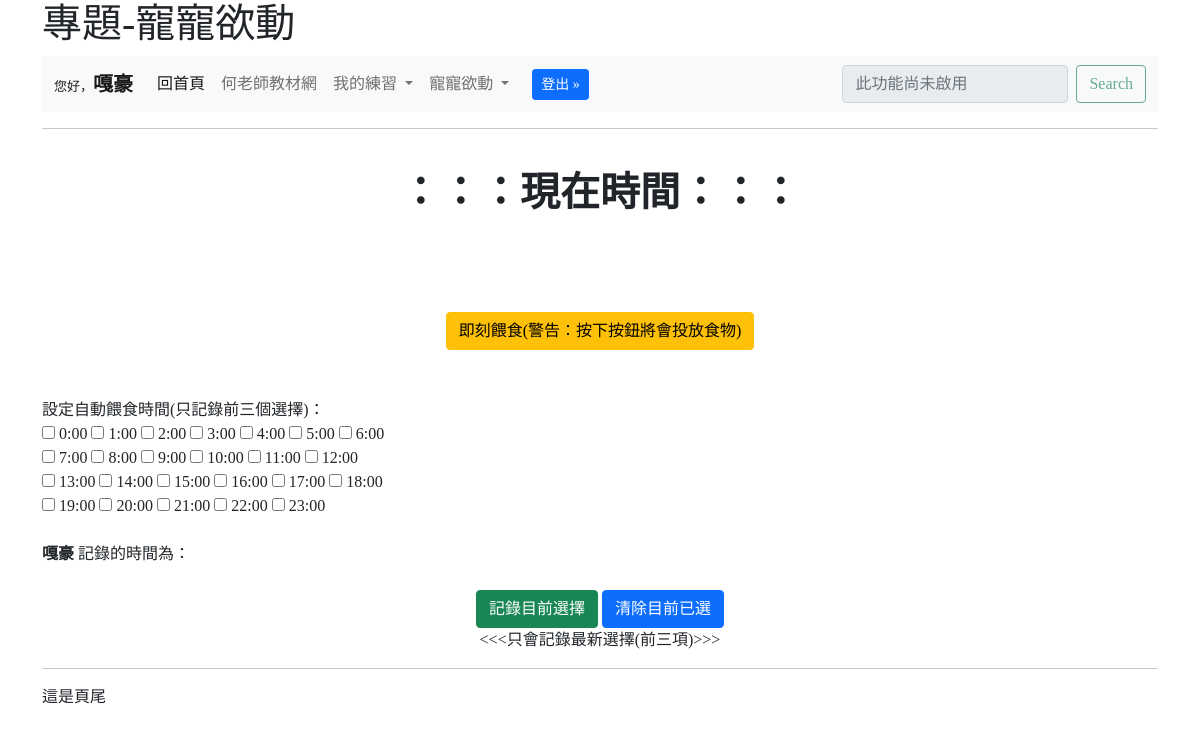
The app's page /set/ (signed in), older data.
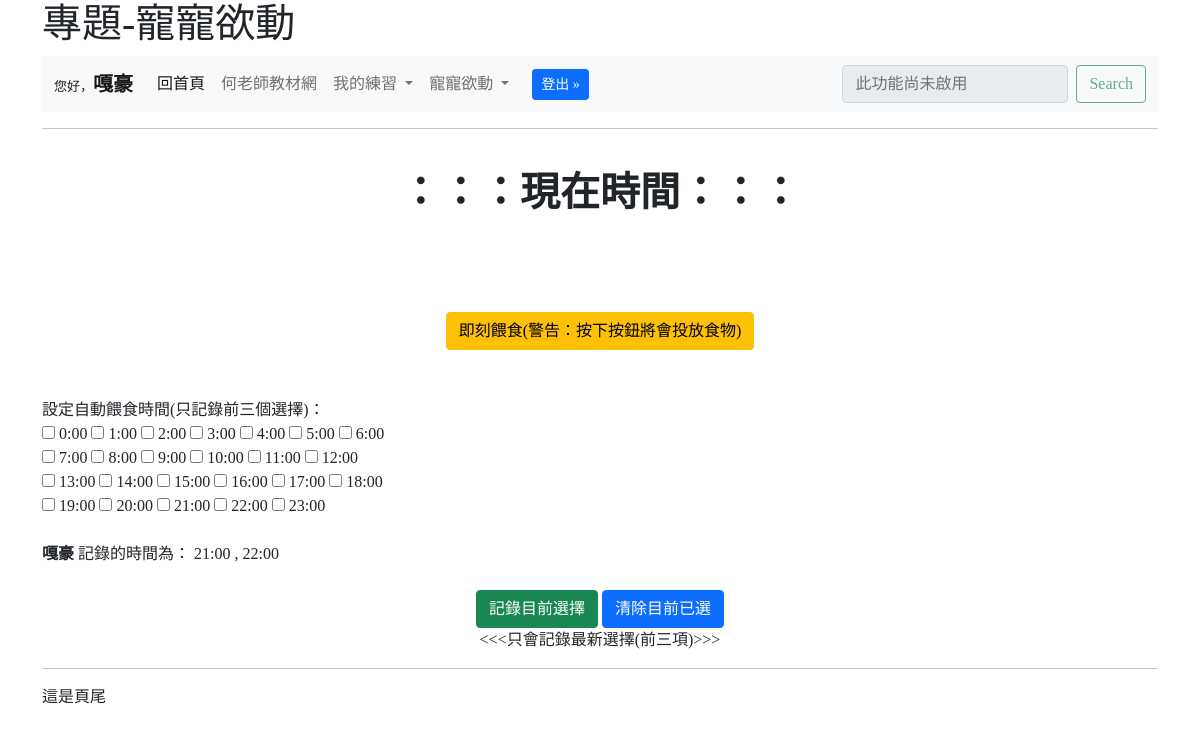
The same page, newer data.
### mysite/models.py (models this page shows, shortened)
class FeedTime(models.Model):
	username = models.CharField(max_length=50)
	feed_time1 = models.IntegerField(null=True)
	feed_time2 = models.IntegerField(null=True)
	feed_time3 = models.IntegerField(null=True)

### mysite/views.py (the view, shortened to what this page needs)
# urls.py: path('set/', views.set, name='Set'),
def set(request):
	username = request.user.username
	data = FeedTime()
	user = FeedTime.objects.filter(username=username)
	times = range(24)
	selected = user
	return render(request, "set.html", locals())

### templates/set.html (shortened to what this page needs)
{% extends "base.html" %}
{% block headmessage %} 專題-寵寵欲動 {% endblock %}
{% block main %}
    <hr>
    <br>
    <center>
        <h1><b>：：：現在時間：：：</b></h1>
        <iframe scrolling="no" frameborder="no" clocktype="html5" style="overflow:hidden;border:0;margin:0;padding:0;width:240px;height:80px;"src="https://www.clocklink.com/html5embed.php?clock=043&timezone=Taiwan_Taipei&color=black&size=240&Title=&Message=&Target=&From=2021,1,1,0,0,0&Color=black"></iframe>
        <br>
        <a href="#" class="btn btn-warning">即刻餵食(警告：按下按鈕將會投放食物)</a><br>
    </center>
    <br>
    <br>
    <form action="" method="POST">
        設定自動餵食時間(只記錄前三個選擇)：<br>
        {% for time in times %}
            <input type="checkbox" name="time" value={{ time }}> {{ time }}:00
            {% if time == 6 or time == 12 or time == 18 %}
                <br>
            {% endif %}
        {% endfor %}
        <br>
        <br>
        <b>{{ request.user.first_name }}</b> 記錄的時間為：
        {% for u in user %}
            {% if u.feed_time1 != None %}
                {{ u.feed_time1 }}:00
            {% else %}
                尚未選擇
            {% endif %}
                {% if u.feed_time2 != None %}
                    , {{ u.feed_time2 }}:00
                {% endif %}
        {% endfor %}
        <br>
        <br>
        <center>
            <input type="submit" class="btn btn-success" value="記錄目前選擇"> <input type="reset" class="btn btn-primary" value="清除目前已選">
            <br>
            <<<只會記錄最新選擇(前三項)>>>
        </center>
    </form>
{% endblock %}

### templates/base.html (shortened to what this page needs)
<!doctype html>
<html>
  <font face="微軟正黑體">
    <head>
      <link href="https://cdn.jsdelivr.net/npm/bootstrap@5.0.2/dist/css/bootstrap.min.css" rel="stylesheet">
    </head>
    <body>
    	<div class="container">
  	    <h1>{% block headmessage %}{% endblock %}</h1>
  			{% include "menu.html" %}
  			{% block main %}{% endblock %}
  			<hr>
  			{% include "footer.html" %}
  	</div>
    </body>
  </font>
</html>

### templates/menu.html (shortened to what this page needs)
<nav class="navbar navbar-expand-lg navbar-light bg-light">
  <div class="container-fluid">
    <a class="navbar-brand" href="#">
      {% if request.user.is_authenticated %}
        <font size="2">您好，</font><b>{{ request.user.first_name }}</b>
      {% else %}
        懶得登入的人
      {% endif %}
    </a>
    <div class="collapse navbar-collapse" id="navbarSupportedContent">
      <ul class="navbar-nav me-auto mb-2 mb-lg-0">
        <li class="nav-item">
          <a class="nav-link active" aria-current="page" href="/">回首頁</a>
        </li>
        <li class="nav-item">
          <a class="nav-link" href="https://104.es">何老師教材網</a>
        </li>
        <li class="nav-item dropdown">
          <a class="nav-link dropdown-toggle" href="#" id="navbarDropdown" role="button" data-bs-toggle="dropdown" aria-expanded="false">
            我的練習
          </a>
        </li>
        <li class="nav-item dropdown">
          <a class="nav-link dropdown-toggle" href="#" id="navbarDropdown" role="button" data-bs-toggle="dropdown" aria-expanded="false">
            寵寵欲動
          </a>
        </li>
        {% if request.user.is_authenticated %}
          <li class="nav-item">
              <a class="btn btn-lg btn-primary btn-sm" style="margin-top:5px;margin-left:15px" href="{% url 'Logout' %}" role="button">登出 &#187;</a>
          </li>
        {% endif %}
      </ul>
      <form class="d-flex">
        <input class="form-control me-2" type="search" placeholder="此功能尚未啟用" disabled="disabled" aria-label="Search">
        <button class="btn btn-outline-success" type="submit" disabled="disabled">Search</button>
      </form>
    </div>
  </div>
</nav>

### templates/footer.html
這是頁尾

Row changes from the older to the newer data that the page shows:
added FeedTime: feed_time1 "21", feed_time2 "22"
